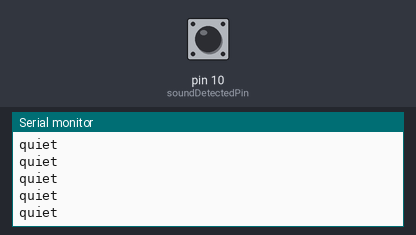
Bench run of a sketch on a simulated Arduino Uno, built with avr-gcc and run on an emulated ATmega328P. On the bench: the last lines printed to the serial monitor. The test bench sets the inputs (shaded band); at power-on: pin 10 (soundDetectedPin) HIGH.

Above: at 1.2 s.
1.3 s: pin 10 (soundDetectedPin) driven LOW
At 2.3 s:
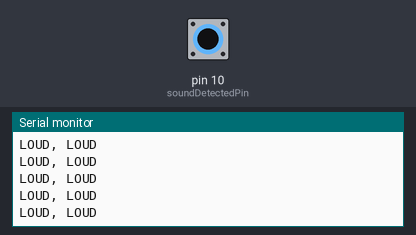
3.2 s: pin 10 (soundDetectedPin) driven HIGH
At 3.7 s:
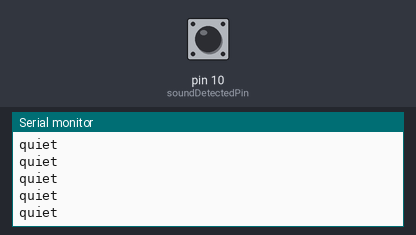
6.2 s: pin 10 (soundDetectedPin) driven LOW
At 7.3 s:
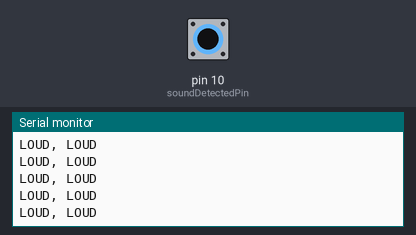
9.2 s: pin 10 (soundDetectedPin) pulsed HIGH 2 times (0.12 s each, 0.3 s apart)
12.8 s: pin 10 (soundDetectedPin) pulsed HIGH 5 times (0.12 s each, 0.3 s apart)
At 13.8 s:
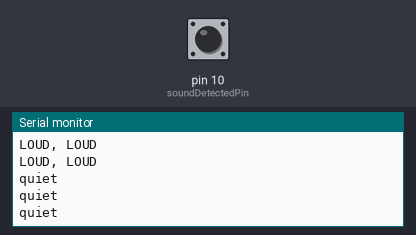

The sketch:

sketch_oct24b.ino
```cpp
//Henry's Bench
//Arduino Sound Detection Sensor Module

int soundDetectedPin = 10; // Use Pin 10 as our Input
int soundDetectedVal = HIGH; // This is where we record our Sound Measurement
boolean bAlarm = false;

unsigned long lastSoundDetectTime; // Record the time that we measured a sound


int soundAlarmTime = 500; // Number of milli seconds to keep the sound alarm high


void setup ()
{
  Serial.begin(9600);
  pinMode(soundDetectedPin, INPUT) ; // input from the Sound Detection Module
}

void loop ()
{
  soundDetectedVal = digitalRead(soundDetectedPin) ; // read the sound alarm time

  if(soundDetectedVal == LOW) // If we hear a sound
  {
    Serial.println("LOUD, LOUD");
    lastSoundDetectTime = millis(); // record the time of the sound alarm
    // The following is so you don't scroll on the output screen
    if (!bAlarm){
      Serial.println("LOUD, LOUD");
      bAlarm = true;
    }
  }

  else if(soundDetectedVal == HIGH)

  {
    Serial.println("quiet");
    if( (millis()-lastSoundDetectTime) > soundAlarmTime  &&  bAlarm){
      Serial.println("quiet");
      bAlarm = false;
    }
  }
}
```

Measured:
- after the input at 1.3 s, the serial monitor: prints a new line after 0.07 s (image 1)
- after the input at 12.8 s, the serial monitor: prints a new line after 0.08 s (image 4)
